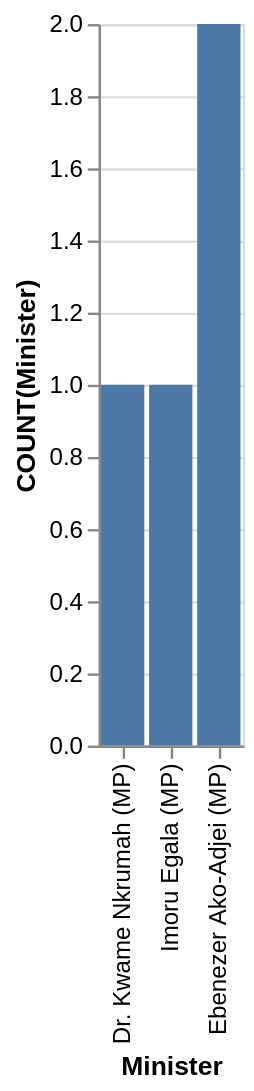

Write the Vega-Lite specification saved for this chart.
### Vega-Lite specification from a JSON file in a GitHub repository (floating-point values rounded to 4 significant figures)
{"data": {"values": [{"x_data": "Dr. Kwame Nkrumah (MP)", "y_data": 1}, {"x_data": "Imoru Egala (MP)", "y_data": 1}, {"x_data": "Ebenezer Ako-Adjei (MP)", "y_data": 2}]}, "mark": "bar", "encoding": {"x": {"field": "x_data", "type": "nominal", "title": "Minister", "sort": {"op": "sum", "field": "y_data", "order": "ascending"}}, "y": {"field": "y_data", "type": "quantitative", "title": "COUNT(Minister)"}}}
